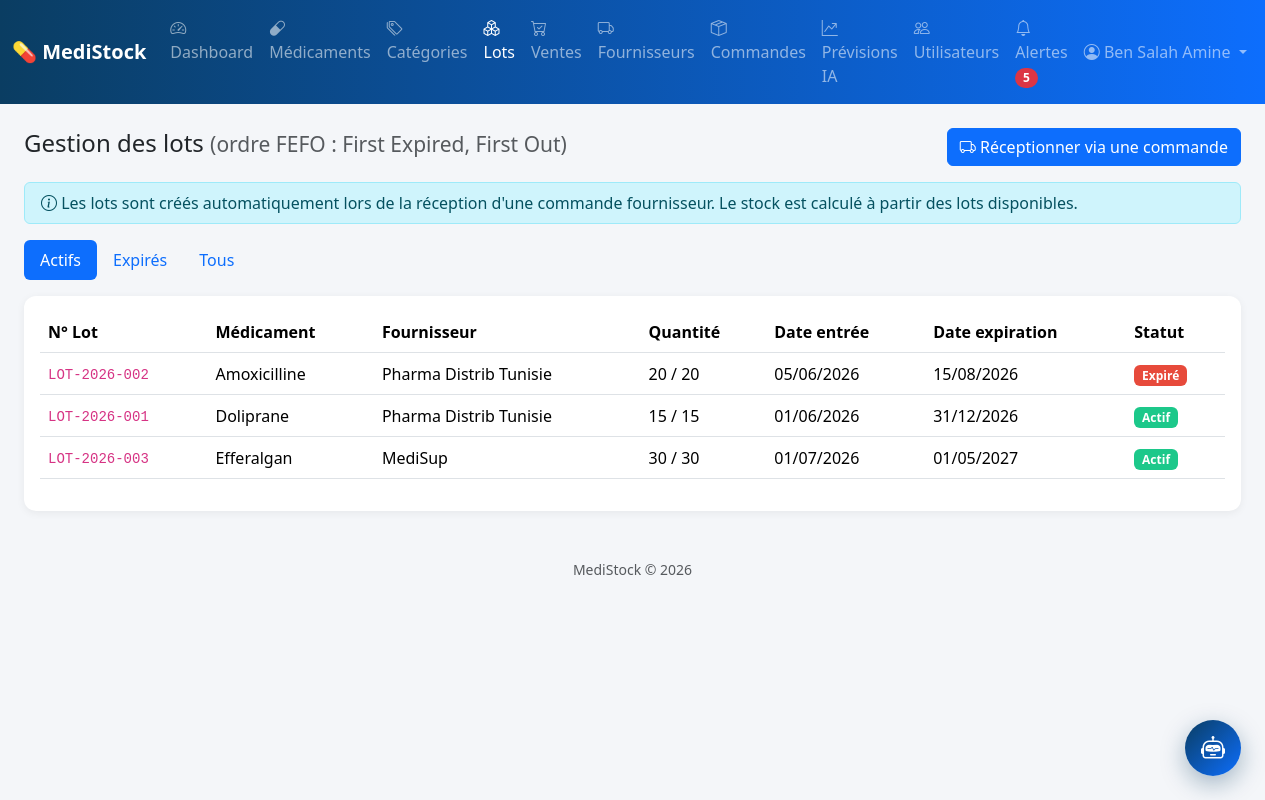
The app's page /lots.php (signed in) with its own data.
### tables this page shows
CREATE TABLE lots (
    id                 INT AUTO_INCREMENT PRIMARY KEY,
    medicament_id      INT NOT NULL,
    fournisseur_id     INT,
    numero_lot         VARCHAR(50) NOT NULL,
    quantite_initiale  INT NOT NULL,
    quantite           INT NOT NULL,            
    prix_achat_unitaire DECIMAL(10,3) NOT NULL DEFAULT 0.000,
    date_entree        DATE NOT NULL,
    date_expiration    DATE NOT NULL,
    statut             ENUM('actif','epuise','expire') NOT NULL DEFAULT 'actif',
    FOREIGN KEY (medicament_id) REFERENCES medicaments(id) ON DELETE CASCADE,
    FOREIGN KEY (fournisseur_id) REFERENCES fournisseurs(id) ON DELETE SET NULL,
    INDEX idx_lot_expiration (date_expiration),
    INDEX idx_lot_medicament (medicament_id)
);

CREATE TABLE medicaments (
    id                 INT AUTO_INCREMENT PRIMARY KEY,
    nom                VARCHAR(150) NOT NULL,
    categorie_id       INT,
    fabricant          VARCHAR(120),
    forme              VARCHAR(50),           
    dosage             VARCHAR(50),
    code_barre         VARCHAR(50) UNIQUE,
    prix_achat         DECIMAL(10,3) NOT NULL DEFAULT 0.000,
    prix_vente         DECIMAL(10,3) NOT NULL DEFAULT 0.000,
    quantite_minimale  INT NOT NULL DEFAULT 10,
    necessite_ordonnance TINYINT(1) NOT NULL DEFAULT 0,
    description        TEXT,
    actif              TINYINT(1) NOT NULL DEFAULT 1,
    date_creation      DATETIME NOT NULL DEFAULT CURRENT_TIMESTAMP,
    FOREIGN KEY (categorie_id) REFERENCES categories(id) ON DELETE SET NULL,
    INDEX idx_med_nom (nom),
    INDEX idx_med_code_barre (code_barre)
);

CREATE TABLE fournisseurs (
    id                 INT AUTO_INCREMENT PRIMARY KEY,
    nom                VARCHAR(120) NOT NULL,
    contact_personne   VARCHAR(100),
    telephone          VARCHAR(20),
    email              VARCHAR(100),
    adresse            VARCHAR(255),
    solde_du           DECIMAL(12,3) NOT NULL DEFAULT 0.000,   
    date_creation      DATETIME NOT NULL DEFAULT CURRENT_TIMESTAMP
);

### lots.php (the view, shortened to what this page needs)
<?php
require 'config/db.php';
$filtre = $_GET['filtre'] ?? 'actif';
$sql = "SELECT l.*, m.nom AS medicament_nom, f.nom AS fournisseur_nom,
        DATEDIFF(l.date_expiration, CURDATE()) AS jours_restants
        FROM lots l
        JOIN medicaments m ON m.id = l.medicament_id
        LEFT JOIN fournisseurs f ON f.id = l.fournisseur_id";
if ($filtre === 'actif') {
    $sql .= " WHERE l.statut = 'actif'";
} elseif ($filtre === 'expire') {
    $sql .= " WHERE l.statut = 'expire' OR l.date_expiration < CURDATE()";
}
$sql .= " ORDER BY l.date_expiration ASC";
$lots = $pdo->query($sql)->fetchAll();
require 'includes/header.php';
?>
<div class="d-flex justify-content-between align-items-center mb-3">
    <h4>Gestion des lots <span class="text-muted small">(ordre FEFO : First Expired, First Out)</span></h4>
    <a href="commandes.php" class="btn btn-primary">
        <i class="bi bi-truck"></i> Réceptionner via une commande
    </a>
</div>
<div class="alert alert-info py-2"><i class="bi bi-info-circle"></i> Les lots sont créés automatiquement lors de la réception d'une commande fournisseur. Le stock est calculé à partir des lots disponibles.</div>
<ul class="nav nav-pills mb-3">
    <li class="nav-item"><a class="nav-link <?= $filtre === 'actif' ? 'active' : '' ?>" href="?filtre=actif">Actifs</a></li>
    <li class="nav-item"><a class="nav-link <?= $filtre === 'expire' ? 'active' : '' ?>" href="?filtre=expire">Expirés</a></li>
    <li class="nav-item"><a class="nav-link <?= $filtre === 'tous' ? 'active' : '' ?>" href="?filtre=tous">Tous</a></li>
</ul>
<div class="card p-3">
    <div class="table-responsive">
        <table class="table table-hover align-middle">
            <thead>
                <tr>
                    <th>N° Lot</th>
                    <th>Médicament</th>
                    <th>Fournisseur</th>
                    <th>Quantité</th>
                    <th>Date entrée</th>
                    <th>Date expiration</th>
                    <th>Statut</th>
                </tr>
            </thead>
            <tbody>
            <?php foreach ($lots as $l): ?>
                <tr>
                    <td><code><?= htmlspecialchars($l['numero_lot']) ?></code></td>
                    <td><?= htmlspecialchars($l['medicament_nom']) ?></td>
                    <td><?= htmlspecialchars($l['fournisseur_nom'] ?? '-') ?></td>
                    <td><?= (int) $l['quantite'] ?> / <?= (int) $l['quantite_initiale'] ?></td>
                    <td><?= date('d/m/Y', strtotime($l['date_entree'])) ?></td>
                    <td><?= date('d/m/Y', strtotime($l['date_expiration'])) ?></td>
                    <td>
                        <?php if ($l['jours_restants'] < 0): ?>
                            <span class="badge badge-expire">Expiré</span>
                        <?php elseif ($l['jours_restants'] <= 30): ?>
                            <span class="badge badge-expire-proche">Expire dans <?= (int)$l['jours_restants'] ?>j</span>
                        <?php else: ?>
                            <span class="badge badge-ok">Actif</span>
                        <?php endif; ?>
                    </td>
                </tr>
            <?php endforeach; ?>
            </tbody>
        </table>
    </div>
</div>
<?php require 'includes/footer.php'; ?>

### assets/css/style.css (style rules this page uses)
:root { --ms-primary: #0d6efd; --ms-dark: #0a3d62; }
body { background-color: #f4f6f9; font-family: 'Segoe UI', system-ui, sans-serif; }
.card { border: none; border-radius: 12px; box-shadow: 0 2px 8px rgba(0,0,0,.06); }
.table thead { background-color: #eef2f9; }
.badge-expire { background-color: #e74a3b; }
.badge-ok { background-color: #1cc88a; }

### records on screen
lots: numero_lot "LOT-2026-002", medicament.nom "Amoxicilline", fournisseur.nom "Pharma Distrib Tunisie", quantite "20", quantite_initiale "20", date_entree "05/06/2026", date_expiration "15/08/2026", shows "Expiré"
lots: numero_lot "LOT-2026-001", medicament.nom "Doliprane", fournisseur.nom "Pharma Distrib Tunisie", quantite "15", quantite_initiale "15", date_entree "01/06/2026", date_expiration "31/12/2026", shows "Actif"
lots: numero_lot "LOT-2026-003", medicament.nom "Efferalgan", fournisseur.nom "MediSup", quantite "30", quantite_initiale "30", date_entree "01/07/2026", date_expiration "01/05/2027", shows "Actif"

### other values on screen
$nombre_alertes "5"
$_SESSION['nom'] "Ben Salah Amine"
